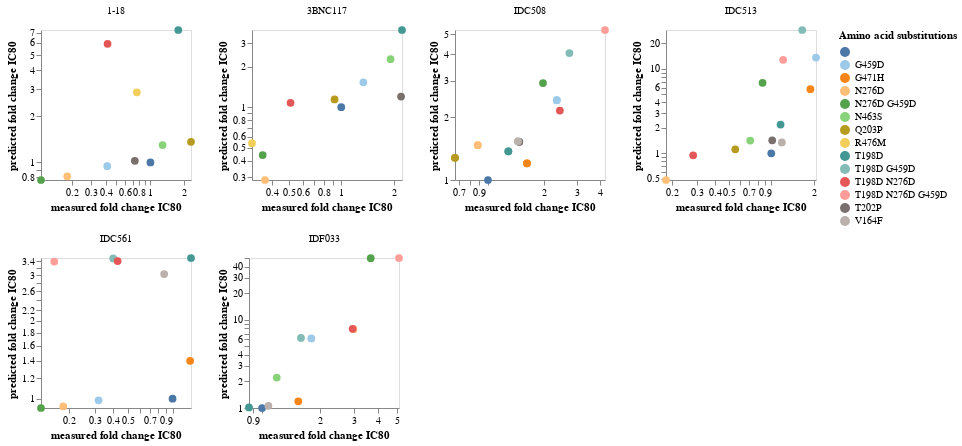

The cell this chart's notebook holds for it:
### Code cell
plot_data = fold_changes.query("frac_models>=.5").query('antibody!="PGT151"')

fold_change_chart = (
    alt.Chart(plot_data.query("frac_models>=.5"))
    .encode(
        x=alt.X(
            "measured_fold_change",
            title="measured fold change IC80",
            scale=alt.Scale(type="log", nice=False),
        ),
        y=alt.Y(
            "predicted_fold_change",
            title="predicted fold change IC80",
            scale=alt.Scale(type="log", nice=False),
        ),
        facet=alt.Facet("antibody", columns=4, title=None),
        color=alt.Color("aa_substitutions", 
                        title="Amino acid substitutions", 
                        scale=alt.Scale(scheme="tableau20")),
        tooltip=[
            alt.Tooltip(c, format=".3g") if plot_data[c].dtype == float
            else c
            for c in plot_data.columns.tolist()
        ],
    )
    .mark_circle(filled=True, size=60, opacity=1)
    .configure_axis(grid=False)
    .resolve_scale(y="independent", x="independent")
    .properties(width=150, height=150)
)

for antibody in plot_data['antibody'].unique(): 
    antibody_df = fold_changes.query("frac_models>=.5").query("antibody==@antibody")

    print(f"{antibody}:")
    slope, intercept, r_value, p_value, std_err = stats.linregress(
        antibody_df["predicted_fold_change"].astype(float),
        antibody_df["measured_fold_change"].astype(float))
    print(f"Predicted fold change correlation (R^2): {round(r_value**2,3)}")

fold_change_chart

### Figure 1 — Vega-Lite specification as saved in the notebook (floating-point values rounded to 4 significant figures)
{"config": {"view": {"continuousWidth": 300, "continuousHeight": 300}, "axis": {"grid": false}}, "data": {"name": "data-201d456de23f2931a646f1d370745a8a"}, "mark": {"type": "circle", "filled": true, "opacity": 1, "size": 60}, "encoding": {"color": {"field": "aa_substitutions", "scale": {"scheme": "tableau20"}, "title": "Amino acid substitutions", "type": "nominal"}, "facet": {"columns": 4, "field": "antibody", "title": null, "type": "nominal"}, "tooltip": [{"field": "antibody", "type": "nominal"}, {"field": "aa_substitutions", "type": "nominal"}, {"field": "measured IC80 mutant", "format": ".3g", "type": "quantitative"}, {"field": "MAP_fold_enrichment", "type": "nominal"}, {"field": "predicted IC80 mutant", "format": ".3g", "type": "quantitative"}, {"field": "max % neutralization", "type": "quantitative"}, {"field": "times_seen", "format": ".3g", "type": "quantitative"}, {"field": "frac_models", "format": ".3g", "type": "quantitative"}, {"field": "n_models", "type": "quantitative"}, {"field": "measured IC80 unmutated", "format": ".3g", "type": "quantitative"}, {"field": "predicted IC80 unmutated", "format": ".3g", "type": "quantitative"}, {"field": "measured_fold_change", "format": ".3g", "type": "quantitative"}, {"field": "predicted_fold_change", "format": ".3g", "type": "quantitative"}], "x": {"field": "measured_fold_change", "scale": {"nice": false, "type": "log"}, "title": "measured fold change IC80", "type": "quantitative"}, "y": {"field": "predicted_fold_change", "scale": {"nice": false, "type": "log"}, "title": "predicted fold change IC80", "type": "quantitative"}}, "height": 150, "resolve": {"scale": {"x": "independent", "y": "independent"}}, "width": 150, "$schema": "https://vega.github.io/schema/vega-lite/v5.2.0.json", "datasets": {"data-201d456de23f2931a646f1d370745a8a": [{"antibody": "1-18", "aa_substitutions": "", "measured IC80 mutant": 0.04074, "MAP_fold_enrichment": "", "predicted IC80 mutant": 0.5929, "max % neutralization": 100, "times_seen": null, "frac_models": 1.0, "n_models": 3, "measured IC80 unmutated": 0.04074, "predicted IC80 unmutated": 0.5929, "measured_fold_change": 1.0, "predicted_fold_change": 1.0}, {"antibody": "1-18", "aa_substitutions": "G459D", "measured IC80 mutant": 0.01688, "MAP_fold_enrichment": "", "predicted IC80 mutant": 0.5609, "max % neutralization": 100, "times_seen": 7.333, "frac_models": 1.0, "n_models": 3, "measured IC80 unmutated": 0.04074, "predicted IC80 unmutated": 0.5929, "measured_fold_change": 0.4143, "predicted_fold_change": 0.946}, {"antibody": "1-18", "aa_substitutions": "N276D", "measured IC80 mutant": 0.007466, "MAP_fold_enrichment": "", "predicted IC80 mutant": 0.482, "max % neutralization": 100, "times_seen": 5.667, "frac_models": 1.0, "n_models": 3, "measured IC80 unmutated": 0.04074, "predicted IC80 unmutated": 0.5929, "measured_fold_change": 0.1833, "predicted_fold_change": 0.813}, {"antibody": "1-18", "aa_substitutions": "N276D G459D", "measured IC80 mutant": 0.004369, "MAP_fold_enrichment": "", "predicted IC80 mutant": 0.456, "max % neutralization": 100, "times_seen": null, "frac_models": 1.0, "n_models": 3, "measured IC80 unmutated": 0.04074, "predicted IC80 unmutated": 0.5929, "measured_fold_change": 0.1072, "predicted_fold_change": 0.7691}, {"antibody": "1-18", "aa_substitutions": "N463S", "measured IC80 mutant": 0.05221, "MAP_fold_enrichment": "", "predicted IC80 mutant": 0.7703, "max % neutralization": 100, "times_seen": 3.667, "frac_models": 1.0, "n_models": 3, "measured IC80 unmutated": 0.04074, "predicted IC80 unmutated": 0.5929, "measured_fold_change": 1.282, "predicted_fold_change": 1.299}, {"antibody": "1-18", "aa_substitutions": "Q203P", "measured IC80 mutant": 0.09322, "MAP_fold_enrichment": "", "predicted IC80 mutant": 0.8085, "max % neutralization": 100, "times_seen": 2.667, "frac_models": 1.0, "n_models": 3, "measured IC80 unmutated": 0.04074, "predicted IC80 unmutated": 0.5929, "measured_fold_change": 2.288, "predicted_fold_change": 1.364}, {"antibody": "1-18", "aa_substitutions": "R476M", "measured IC80 mutant": 0.0309, "MAP_fold_enrichment": "", "predicted IC80 mutant": 1.698, "max % neutralization": 100, "times_seen": 9.667, "frac_models": 1.0, "n_models": 3, "measured IC80 unmutated": 0.04074, "predicted IC80 unmutated": 0.5929, "measured_fold_change": 0.7585, "predicted_fold_change": 2.865}, {"antibody": "1-18", "aa_substitutions": "T198D", "measured IC80 mutant": 0.07192, "MAP_fold_enrichment": "", "predicted IC80 mutant": 4.32, "max % neutralization": 100, "times_seen": 8.0, "frac_models": 1.0, "n_models": 3, "measured IC80 unmutated": 0.04074, "predicted IC80 unmutated": 0.5929, "measured_fold_change": 1.765, "predicted_fold_change": 7.287}, {"antibody": "1-18", "aa_substitutions": "T198D N276D", "measured IC80 mutant": 0.01699, "MAP_fold_enrichment": "", "predicted IC80 mutant": 3.512, "max % neutralization": 100, "times_seen": null, "frac_models": 1.0, "n_models": 3, "measured IC80 unmutated": 0.04074, "predicted IC80 unmutated": 0.5929, "measured_fold_change": 0.4169, "predicted_fold_change": 5.924}, {"antibody": "1-18", "aa_substitutions": "T202P", "measured IC80 mutant": 0.02963, "MAP_fold_enrichment": "", "predicted IC80 mutant": 0.6075, "max % neutralization": 100, "times_seen": 9.667, "frac_models": 1.0, "n_models": 3, "measured IC80 unmutated": 0.04074, "predicted IC80 unmutated": 0.5929, "measured_fold_change": 0.7274, "predicted_fold_change": 1.025}, {"antibody": "3BNC117", "aa_substitutions": "", "measured IC80 mutant": 0.0188, "MAP_fold_enrichment": "", "predicted IC80 mutant": 6.778, "max % neutralization": 100, "times_seen": null, "frac_models": 1.0, "n_models": 3, "measured IC80 unmutated": 0.0188, "predicted IC80 unmutated": 6.778, "measured_fold_change": 1.0, "predicted_fold_change": 1.0}, {"antibody": "3BNC117", "aa_substitutions": "G459D", "measured IC80 mutant": 0.02519, "MAP_fold_enrichment": "", "predicted IC80 mutant": 10.4, "max % neutralization": 100, "times_seen": 8.333, "frac_models": 1.0, "n_models": 3, "measured IC80 unmutated": 0.0188, "predicted IC80 unmutated": 6.778, "measured_fold_change": 1.34, "predicted_fold_change": 1.534}, {"antibody": "3BNC117", "aa_substitutions": "N276D", "measured IC80 mutant": 0.006859, "MAP_fold_enrichment": "", "predicted IC80 mutant": 1.941, "max % neutralization": 100, "times_seen": 7.0, "frac_models": 1.0, "n_models": 3, "measured IC80 unmutated": 0.0188, "predicted IC80 unmutated": 6.778, "measured_fold_change": 0.3648, "predicted_fold_change": 0.2864}, {"antibody": "3BNC117", "aa_substitutions": "N276D G459D", "measured IC80 mutant": 0.006653, "MAP_fold_enrichment": "", "predicted IC80 mutant": 2.978, "max % neutralization": 100, "times_seen": null, "frac_models": 1.0, "n_models": 3, "measured IC80 unmutated": 0.0188, "predicted IC80 unmutated": 6.778, "measured_fold_change": 0.3539, "predicted_fold_change": 0.4394}, {"antibody": "3BNC117", "aa_substitutions": "N463S", "measured IC80 mutant": 0.03609, "MAP_fold_enrichment": "", "predicted IC80 mutant": 15.48, "max % neutralization": 100, "times_seen": 3.667, "frac_models": 1.0, "n_models": 3, "measured IC80 unmutated": 0.0188, "predicted IC80 unmutated": 6.778, "measured_fold_change": 1.92, "predicted_fold_change": 2.283}, {"antibody": "3BNC117", "aa_substitutions": "Q203P", "measured IC80 mutant": 0.01721, "MAP_fold_enrichment": "", "predicted IC80 mutant": 7.757, "max % neutralization": 100, "times_seen": 4.0, "frac_models": 1.0, "n_models": 3, "measured IC80 unmutated": 0.0188, "predicted IC80 unmutated": 6.778, "measured_fold_change": 0.9152, "predicted_fold_change": 1.144}, {"antibody": "3BNC117", "aa_substitutions": "R476M", "measured IC80 mutant": 0.005776, "MAP_fold_enrichment": "", "predicted IC80 mutant": 3.652, "max % neutralization": 100, "times_seen": 9.667, "frac_models": 1.0, "n_models": 3, "measured IC80 unmutated": 0.0188, "predicted IC80 unmutated": 6.778, "measured_fold_change": 0.3072, "predicted_fold_change": 0.5388}, {"antibody": "3BNC117", "aa_substitutions": "T198D", "measured IC80 mutant": 0.04197, "MAP_fold_enrichment": "", "predicted IC80 mutant": 25.55, "max % neutralization": 100, "times_seen": 7.333, "frac_models": 1.0, "n_models": 3, "measured IC80 unmutated": 0.0188, "predicted IC80 unmutated": 6.778, "measured_fold_change": 2.232, "predicted_fold_change": 3.77}, {"antibody": "3BNC117", "aa_substitutions": "T198D N276D", "measured IC80 mutant": 0.009615, "MAP_fold_enrichment": "", "predicted IC80 mutant": 7.319, "max % neutralization": 100, "times_seen": null, "frac_models": 1.0, "n_models": 3, "measured IC80 unmutated": 0.0188, "predicted IC80 unmutated": 6.778, "measured_fold_change": 0.5114, "predicted_fold_change": 1.08}, {"antibody": "3BNC117", "aa_substitutions": "T202P", "measured IC80 mutant": 0.04145, "MAP_fold_enrichment": "", "predicted IC80 mutant": 8.147, "max % neutralization": 100, "times_seen": 10.33, "frac_models": 1.0, "n_models": 3, "measured IC80 unmutated": 0.0188, "predicted IC80 unmutated": 6.778, "measured_fold_change": 2.205, "predicted_fold_change": 1.202}, {"antibody": "IDC508", "aa_substitutions": "", "measured IC80 mutant": 0.07265, "MAP_fold_enrichment": "", "predicted IC80 mutant": 0.7736, "max % neutralization": 100, "times_seen": null, "frac_models": 1.0, "n_models": 2, "measured IC80 unmutated": 0.07265, "predicted IC80 unmutated": 0.7736, "measured_fold_change": 1.0, "predicted_fold_change": 1.0}, {"antibody": "IDC508", "aa_substitutions": "G459D", "measured IC80 mutant": 0.1704, "MAP_fold_enrichment": "", "predicted IC80 mutant": 1.867, "max % neutralization": 100, "times_seen": 8.5, "frac_models": 1.0, "n_models": 2, "measured IC80 unmutated": 0.07265, "predicted IC80 unmutated": 0.7736, "measured_fold_change": 2.346, "predicted_fold_change": 2.413}, {"antibody": "IDC508", "aa_substitutions": "G459D", "measured IC80 mutant": 0.1704, "MAP_fold_enrichment": "", "predicted IC80 mutant": 1.867, "max % neutralization": 100, "times_seen": 8.5, "frac_models": 1.0, "n_models": 2, "measured IC80 unmutated": 0.07265, "predicted IC80 unmutated": 0.7736, "measured_fold_change": 2.346, "predicted_fold_change": 2.413}, {"antibody": "IDC508", "aa_substitutions": "G471H", "measured IC80 mutant": 0.1178, "MAP_fold_enrichment": "", "predicted IC80 mutant": 0.9305, "max % neutralization": 100, "times_seen": 8.0, "frac_models": 1.0, "n_models": 2, "measured IC80 unmutated": 0.07265, "predicted IC80 unmutated": 0.7736, "measured_fold_change": 1.621, "predicted_fold_change": 1.203}, {"antibody": "IDC508", "aa_substitutions": "G471H", "measured IC80 mutant": 0.1178, "MAP_fold_enrichment": "", "predicted IC80 mutant": 0.9305, "max % neutralization": 100, "times_seen": 8.0, "frac_models": 1.0, "n_models": 2, "measured IC80 unmutated": 0.07265, "predicted IC80 unmutated": 0.7736, "measured_fold_change": 1.621, "predicted_fold_change": 1.203}, {"antibody": "IDC508", "aa_substitutions": "N276D", "measured IC80 mutant": 0.06403, "MAP_fold_enrichment": "", "predicted IC80 mutant": 1.136, "max % neutralization": 100, "times_seen": 6.0, "frac_models": 1.0, "n_models": 2, "measured IC80 unmutated": 0.07265, "predicted IC80 unmutated": 0.7736, "measured_fold_change": 0.8814, "predicted_fold_change": 1.469}, {"antibody": "IDC508", "aa_substitutions": "N276D", "measured IC80 mutant": 0.06403, "MAP_fold_enrichment": "", "predicted IC80 mutant": 1.136, "max % neutralization": 100, "times_seen": 6.0, "frac_models": 1.0, "n_models": 2, "measured IC80 unmutated": 0.07265, "predicted IC80 unmutated": 0.7736, "measured_fold_change": 0.8814, "predicted_fold_change": 1.469}, {"antibody": "IDC508", "aa_substitutions": "N276D G459D", "measured IC80 mutant": 0.1436, "MAP_fold_enrichment": "", "predicted IC80 mutant": 2.255, "max % neutralization": 100, "times_seen": null, "frac_models": 1.0, "n_models": 2, "measured IC80 unmutated": 0.07265, "predicted IC80 unmutated": 0.7736, "measured_fold_change": 1.977, "predicted_fold_change": 2.915}, {"antibody": "IDC508", "aa_substitutions": "Q203P", "measured IC80 mutant": 0.04829, "MAP_fold_enrichment": "", "predicted IC80 mutant": 0.9882, "max % neutralization": 100, "times_seen": 3.5, "frac_models": 1.0, "n_models": 2, "measured IC80 unmutated": 0.07265, "predicted IC80 unmutated": 0.7736, "measured_fold_change": 0.6647, "predicted_fold_change": 1.278}, {"antibody": "IDC508", "aa_substitutions": "Q203P", "measured IC80 mutant": 0.04829, "MAP_fold_enrichment": "", "predicted IC80 mutant": 0.9882, "max % neutralization": 100, "times_seen": 3.5, "frac_models": 1.0, "n_models": 2, "measured IC80 unmutated": 0.07265, "predicted IC80 unmutated": 0.7736, "measured_fold_change": 0.6647, "predicted_fold_change": 1.278}, {"antibody": "IDC508", "aa_substitutions": "T198D", "measured IC80 mutant": 0.09352, "MAP_fold_enrichment": "", "predicted IC80 mutant": 1.062, "max % neutralization": 100, "times_seen": 6.0, "frac_models": 1.0, "n_models": 2, "measured IC80 unmutated": 0.07265, "predicted IC80 unmutated": 0.7736, "measured_fold_change": 1.287, "predicted_fold_change": 1.373}, {"antibody": "IDC508", "aa_substitutions": "T198D", "measured IC80 mutant": 0.09352, "MAP_fold_enrichment": "", "predicted IC80 mutant": 1.062, "max % neutralization": 100, "times_seen": 6.0, "frac_models": 1.0, "n_models": 2, "measured IC80 unmutated": 0.07265, "predicted IC80 unmutated": 0.7736, "measured_fold_change": 1.287, "predicted_fold_change": 1.373}, {"antibody": "IDC508", "aa_substitutions": "T198D G459D", "measured IC80 mutant": 0.1993, "MAP_fold_enrichment": "", "predicted IC80 mutant": 3.143, "max % neutralization": 100, "times_seen": null, "frac_models": 1.0, "n_models": 2, "measured IC80 unmutated": 0.07265, "predicted IC80 unmutated": 0.7736, "measured_fold_change": 2.743, "predicted_fold_change": 4.063}, {"antibody": "IDC508", "aa_substitutions": "T198D N276D", "measured IC80 mutant": 0.177, "MAP_fold_enrichment": "", "predicted IC80 mutant": 1.665, "max % neutralization": 100, "times_seen": null, "frac_models": 1.0, "n_models": 2, "measured IC80 unmutated": 0.07265, "predicted IC80 unmutated": 0.7736, "measured_fold_change": 2.437, "predicted_fold_change": 2.153}, {"antibody": "IDC508", "aa_substitutions": "T198D N276D G459D", "measured IC80 mutant": 0.3097, "MAP_fold_enrichment": "", "predicted IC80 mutant": 4.053, "max % neutralization": 100, "times_seen": null, "frac_models": 1.0, "n_models": 2, "measured IC80 unmutated": 0.07265, "predicted IC80 unmutated": 0.7736, "measured_fold_change": 4.263, "predicted_fold_change": 5.24}, {"antibody": "IDC508", "aa_substitutions": "T202P", "measured IC80 mutant": 0.1071, "MAP_fold_enrichment": "", "predicted IC80 mutant": 1.179, "max % neutralization": 100, "times_seen": 9.5, "frac_models": 1.0, "n_models": 2, "measured IC80 unmutated": 0.07265, "predicted IC80 unmutated": 0.7736, "measured_fold_change": 1.474, "predicted_fold_change": 1.524}, {"antibody": "IDC508", "aa_substitutions": "T202P", "measured IC80 mutant": 0.1071, "MAP_fold_enrichment": "", "predicted IC80 mutant": 1.179, "max % neutralization": 100, "times_seen": 9.5, "frac_models": 1.0, "n_models": 2, "measured IC80 unmutated": 0.07265, "predicted IC80 unmutated": 0.7736, "measured_fold_change": 1.474, "predicted_fold_change": 1.524}, {"antibody": "IDC508", "aa_substitutions": "V164F", "measured IC80 mutant": 0.1053, "MAP_fold_enrichment": "", "predicted IC80 mutant": 1.186, "max % neutralization": 100, "times_seen": 3.5, "frac_models": 1.0, "n_models": 2, "measured IC80 unmutated": 0.07265, "predicted IC80 unmutated": 0.7736, "measured_fold_change": 1.45, "predicted_fold_change": 1.534}, {"antibody": "IDC508", "aa_substitutions": "V164F", "measured IC80 mutant": 0.1053, "MAP_fold_enrichment": "", "predicted IC80 mutant": 1.186, "max % neutralization": 100, "times_seen": 3.5, "frac_models": 1.0, "n_models": 2, "measured IC80 unmutated": 0.07265, "predicted IC80 unmutated": 0.7736, "measured_fold_change": 1.45, "predicted_fold_change": 1.534}, {"antibody": "IDC513", "aa_substitutions": "", "measured IC80 mutant": 0.8162, "MAP_fold_enrichment": "", "predicted IC80 mutant": 3.616, "max % neutralization": 100, "times_seen": null, "frac_models": 1.0, "n_models": 2, "measured IC80 unmutated": 0.8162, "predicted IC80 unmutated": 3.616, "measured_fold_change": 1.0, "predicted_fold_change": 1.0}, {"antibody": "IDC513", "aa_substitutions": "G459D", "measured IC80 mutant": 1.691, "MAP_fold_enrichment": "", "predicted IC80 mutant": 49.25, "max % neutralization": 100, "times_seen": 8.0, "frac_models": 1.0, "n_models": 2, "measured IC80 unmutated": 0.8162, "predicted IC80 unmutated": 3.616, "measured_fold_change": 2.072, "predicted_fold_change": 13.62}, {"antibody": "IDC513", "aa_substitutions": "G471H", "measured IC80 mutant": 1.544, "MAP_fold_enrichment": "", "predicted IC80 mutant": 20.8, "max % neutralization": 100, "times_seen": 7.0, "frac_models": 1.0, "n_models": 2, "measured IC80 unmutated": 0.8162, "predicted IC80 unmutated": 3.616, "measured_fold_change": 1.892, "predicted_fold_change": 5.751}, {"antibody": "IDC513", "aa_substitutions": "N276D", "measured IC80 mutant": 0.1469, "MAP_fold_enrichment": "", "predicted IC80 mutant": 1.745, "max % neutralization": 100, "times_seen": 6.0, "frac_models": 1.0, "n_models": 2, "measured IC80 unmutated": 0.8162, "predicted IC80 unmutated": 3.616, "measured_fold_change": 0.1799, "predicted_fold_change": 0.4826}, {"antibody": "IDC513", "aa_substitutions": "N276D G459D", "measured IC80 mutant": 0.7081, "MAP_fold_enrichment": "", "predicted IC80 mutant": 24.71, "max % neutralization": 100, "times_seen": null, "frac_models": 1.0, "n_models": 2, "measured IC80 unmutated": 0.8162, "predicted IC80 unmutated": 3.616, "measured_fold_change": 0.8675, "predicted_fold_change": 6.834}, {"antibody": "IDC513", "aa_substitutions": "N463S", "measured IC80 mutant": 0.5791, "MAP_fold_enrichment": "", "predicted IC80 mutant": 5.112, "max % neutralization": 100, "times_seen": 3.0, "frac_models": 1.0, "n_models": 2, "measured IC80 unmutated": 0.8162, "predicted IC80 unmutated": 3.616, "measured_fold_change": 0.7095, "predicted_fold_change": 1.414}, {"antibody": "IDC513", "aa_substitutions": "Q203P", "measured IC80 mutant": 0.4541, "MAP_fold_enrichment": "", "predicted IC80 mutant": 4.029, "max % neutralization": 100, "times_seen": 4.0, "frac_models": 1.0, "n_models": 2, "measured IC80 unmutated": 0.8162, "predicted IC80 unmutated": 3.616, "measured_fold_change": 0.5564, "predicted_fold_change": 1.114}, {"antibody": "IDC513", "aa_substitutions": "T198D", "measured IC80 mutant": 0.9497, "MAP_fold_enrichment": "", "predicted IC80 mutant": 7.906, "max % neutralization": 100, "times_seen": 6.5, "frac_models": 1.0, "n_models": 2, "measured IC80 unmutated": 0.8162, "predicted IC80 unmutated": 3.616, "measured_fold_change": 1.164, "predicted_fold_change": 2.187}, {"antibody": "IDC513", "aa_substitutions": "T198D G459D", "measured IC80 mutant": 1.351, "MAP_fold_enrichment": "", "predicted IC80 mutant": 104.5, "max % neutralization": 100, "times_seen": null, "frac_models": 1.0, "n_models": 2, "measured IC80 unmutated": 0.8162, "predicted IC80 unmutated": 3.616, "measured_fold_change": 1.656, "predicted_fold_change": 28.9}, {"antibody": "IDC513", "aa_substitutions": "T198D N276D", "measured IC80 mutant": 0.2286, "MAP_fold_enrichment": "", "predicted IC80 mutant": 3.417, "max % neutralization": 100, "times_seen": null, "frac_models": 1.0, "n_models": 2, "measured IC80 unmutated": 0.8162, "predicted IC80 unmutated": 3.616, "measured_fold_change": 0.2801, "predicted_fold_change": 0.945}, {"antibody": "IDC513", "aa_substitutions": "T198D N276D G459D", "measured IC80 mutant": 0.9904, "MAP_fold_enrichment": "", "predicted IC80 mutant": 46.41, "max % neutralization": 100, "times_seen": null, "frac_models": 1.0, "n_models": 2, "measured IC80 unmutated": 0.8162, "predicted IC80 unmutated": 3.616, "measured_fold_change": 1.213, "predicted_fold_change": 12.83}, {"antibody": "IDC513", "aa_substitutions": "T202P", "measured IC80 mutant": 0.8286, "MAP_fold_enrichment": "", "predicted IC80 mutant": 5.161, "max % neutralization": 100, "times_seen": 8.5, "frac_models": 1.0, "n_models": 2, "measured IC80 unmutated": 0.8162, "predicted IC80 unmutated": 3.616, "measured_fold_change": 1.015, "predicted_fold_change": 1.427}, {"antibody": "IDC513", "aa_substitutions": "V164F", "measured IC80 mutant": 0.9698, "MAP_fold_enrichment": "", "predicted IC80 mutant": 4.86, "max % neutralization": 100, "times_seen": 4.0, "frac_models": 1.0, "n_models": 2, "measured IC80 unmutated": 0.8162, "predicted IC80 unmutated": 3.616, "measured_fold_change": 1.188, "predicted_fold_change": 1.344}, {"antibody": "IDC561", "aa_substitutions": "", "measured IC80 mutant": 0.1531, "MAP_fold_enrichment": "", "predicted IC80 mutant": 0.3329, "max % neutralization": 100, "times_seen": null, "frac_models": 1.0, "n_models": 3, "measured IC80 unmutated": 0.1531, "predicted IC80 unmutated": 0.3329, "measured_fold_change": 1.0, "predicted_fold_change": 1.0}, {"antibody": "IDC561", "aa_substitutions": "G459D", "measured IC80 mutant": 0.04859, "MAP_fold_enrichment": "", "predicted IC80 mutant": 0.3282, "max % neutralization": 100, "times_seen": 8.0, "frac_models": 1.0, "n_models": 3, "measured IC80 unmutated": 0.1531, "predicted IC80 unmutated": 0.3329, "measured_fold_change": 0.3175, "predicted_fold_change": 0.9858}, {"antibody": "IDC561", "aa_substitutions": "G471H", "measured IC80 mutant": 0.201, "MAP_fold_enrichment": "", "predicted IC80 mutant": 0.4661, "max % neutralization": 100, "times_seen": 7.667, "frac_models": 1.0, "n_models": 3, "measured IC80 unmutated": 0.1531, "predicted IC80 unmutated": 0.3329, "measured_fold_change": 1.313, "predicted_fold_change": 1.4}, {"antibody": "IDC561", "aa_substitutions": "N276D", "measured IC80 mutant": 0.02809, "MAP_fold_enrichment": "", "predicted IC80 mutant": 0.3108, "max % neutralization": 100, "times_seen": 5.667, "frac_models": 1.0, "n_models": 3, "measured IC80 unmutated": 0.1531, "predicted IC80 unmutated": 0.3329, "measured_fold_change": 0.1835, "predicted_fold_change": 0.9337}, {"antibody": "IDC561", "aa_substitutions": "N276D G459D", "measured IC80 mutant": 0.0199, "MAP_fold_enrichment": "", "predicted IC80 mutant": 0.3064, "max % neutralization": 100, "times_seen": null, "frac_models": 1.0, "n_models": 3, "measured IC80 unmutated": 0.1531, "predicted IC80 unmutated": 0.3329, "measured_fold_change": 0.13, "predicted_fold_change": 0.9204}, {"antibody": "IDC561", "aa_substitutions": "T198D", "measured IC80 mutant": 0.2038, "MAP_fold_enrichment": "", "predicted IC80 mutant": 1.163, "max % neutralization": 100, "times_seen": 4.667, "frac_models": 1.0, "n_models": 3, "measured IC80 unmutated": 0.1531, "predicted IC80 unmutated": 0.3329, "measured_fold_change": 1.331, "predicted_fold_change": 3.494}, {"antibody": "IDC561", "aa_substitutions": "T198D G459D", "measured IC80 mutant": 0.06096, "MAP_fold_enrichment": "", "predicted IC80 mutant": 1.159, "max % neutralization": 100, "times_seen": null, "frac_models": 1.0, "n_models": 3, "measured IC80 unmutated": 0.1531, "predicted IC80 unmutated": 0.3329, "measured_fold_change": 0.3983, "predicted_fold_change": 3.48}, {"antibody": "IDC561", "aa_substitutions": "T198D N276D", "measured IC80 mutant": 0.0653, "MAP_fold_enrichment": "", "predicted IC80 mutant": 1.132, "max % neutralization": 100, "times_seen": null, "frac_models": 1.0, "n_models": 3, "measured IC80 unmutated": 0.1531, "predicted IC80 unmutated": 0.3329, "measured_fold_change": 0.4266, "predicted_fold_change": 3.399}, {"antibody": "IDC561", "aa_substitutions": "T198D N276D G459D", "measured IC80 mutant": 0.02444, "MAP_fold_enrichment": "", "predicted IC80 mutant": 1.127, "max % neutralization": 100, "times_seen": null, "frac_models": 1.0, "n_models": 3, "measured IC80 unmutated": 0.1531, "predicted IC80 unmutated": 0.3329, "measured_fold_change": 0.1597, "predicted_fold_change": 3.385}, {"antibody": "IDC561", "aa_substitutions": "V164F", "measured IC80 mutant": 0.1344, "MAP_fold_enrichment": "", "predicted IC80 mutant": 1.008, "max % neutralization": 100, "times_seen": 4.0, "frac_models": 1.0, "n_models": 3, "measured IC80 unmutated": 0.1531, "predicted IC80 unmutated": 0.3329, "measured_fold_change": 0.878, "predicted_fold_change": 3.029}, {"antibody": "IDF033", "aa_substitutions": "", "measured IC80 mutant": 0.1346, "MAP_fold_enrichment": "", "predicted IC80 mutant": 0.6368, "max % neutralization": 100, "times_seen": null, "frac_models": 1.0, "n_models": 2, "measured IC80 unmutated": 0.1346, "predicted IC80 unmutated": 0.6368, "measured_fold_change": 1.0, "predicted_fold_change": 1.0}, {"antibody": "IDF033", "aa_substitutions": "G459D", "measured IC80 mutant": 0.2419, "MAP_fold_enrichment": "", "predicted IC80 mutant": 3.92, "max % neutralization": 100, "times_seen": 8.5, "frac_models": 1.0, "n_models": 2, "measured IC80 unmutated": 0.1346, "predicted IC80 unmutated": 0.6368, "measured_fold_change": 1.797, "predicted_fold_change": 6.156}, {"antibody": "IDF033", "aa_substitutions": "G471H", "measured IC80 mutant": 0.2072, "MAP_fold_enrichment": "", "predicted IC80 mutant": 0.7592, "max % neutralization": 100, "times_seen": 8.0, "frac_models": 1.0, "n_models": 2, "measured IC80 unmutated": 0.1346, "predicted IC80 unmutated": 0.6368, "measured_fold_change": 1.539, "predicted_fold_change": 1.192}, {"antibody": "IDF033", "aa_substitutions": "N276D", "measured IC80 mutant": 0.4, "MAP_fold_enrichment": "", "predicted IC80 mutant": 4.992, "max % neutralization": 100, "times_seen": 6.0, "frac_models": 1.0, "n_models": 2, "measured IC80 unmutated": 0.1346, "predicted IC80 unmutated": 0.6368, "measured_fold_change": 2.972, "predicted_fold_change": 7.84}, {"antibody": "IDF033", "aa_substitutions": "N276D G459D", "measured IC80 mutant": 0.4911, "MAP_fold_enrichment": "", "predicted IC80 mutant": 31.86, "max % neutralization": 100, "times_seen": null, "frac_models": 1.0, "n_models": 2, "measured IC80 unmutated": 0.1346, "predicted IC80 unmutated": 0.6368, "measured_fold_change": 3.648, "predicted_fold_change": 50.03}, {"antibody": "IDF033", "aa_substitutions": "N463S", "measured IC80 mutant": 0.1603, "MAP_fold_enrichment": "", "predicted IC80 mutant": 1.408, "max % neutralization": 100, "times_seen": 3.0, "frac_models": 1.0, "n_models": 2, "measured IC80 unmutated": 0.1346, "predicted IC80 unmutated": 0.6368, "measured_fold_change": 1.191, "predicted_fold_change": 2.211}, {"antibody": "IDF033", "aa_substitutions": "T198D", "measured IC80 mutant": 0.1152, "MAP_fold_enrichment": "", "predicted IC80 mutant": 0.646, "max % neutralization": 100, "times_seen": 6.0, "frac_models": 1.0, "n_models": 2, "measured IC80 unmutated": 0.1346, "predicted IC80 unmutated": 0.6368, "measured_fold_change": 0.8555, "predicted_fold_change": 1.014}, {"antibody": "IDF033", "aa_substitutions": "T198D G459D", "measured IC80 mutant": 0.2139, "MAP_fold_enrichment": "", "predicted IC80 mutant": 3.966, "max % neutralization": 100, "times_seen": null, "frac_models": 1.0, "n_models": 2, "measured IC80 unmutated": 0.1346, "predicted IC80 unmutated": 0.6368, "measured_fold_change": 1.589, "predicted_fold_change": 6.229}, {"antibody": "IDF033", "aa_substitutions": "T198D N276D", "measured IC80 mutant": 0.3959, "MAP_fold_enrichment": "", "predicted IC80 mutant": 5.033, "max % neutralization": 100, "times_seen": null, "frac_models": 1.0, "n_models": 2, "measured IC80 unmutated": 0.1346, "predicted IC80 unmutated": 0.6368, "measured_fold_change": 2.941, "predicted_fold_change": 7.903}, {"antibody": "IDF033", "aa_substitutions": "T198D N276D G459D", "measured IC80 mutant": 0.6877, "MAP_fold_enrichment": "", "predicted IC80 mutant": 32.04, "max % neutralization": 100, "times_seen": null, "frac_models": 1.0, "n_models": 2, "measured IC80 unmutated": 0.1346, "predicted IC80 unmutated": 0.6368, "measured_fold_change": 5.109, "predicted_fold_change": 50.31}, {"antibody": "IDF033", "aa_substitutions": "V164F", "measured IC80 mutant": 0.1451, "MAP_fold_enrichment": "", "predicted IC80 mutant": 0.674, "max % neutralization": 100, "times_seen": 3.5, "frac_models": 1.0, "n_models": 2, "measured IC80 unmutated": 0.1346, "predicted IC80 unmutated": 0.6368, "measured_fold_change": 1.078, "predicted_fold_change": 1.058}]}}
